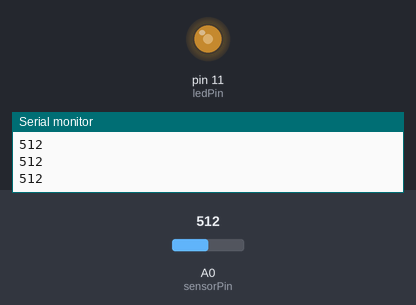
Bench run of a sketch on a simulated Arduino Uno, built with avr-gcc and run on an emulated ATmega328P. On the bench: output pins drawn as LEDs (lit = HIGH), the last lines printed to the serial monitor. The inputs (shaded band) are chosen by the test bench; at power-on: A0 (sensorPin) = 512.

Above: at 1.2 s.
1.3 s: A0 (sensorPin) set to 716
At 2.4 s:
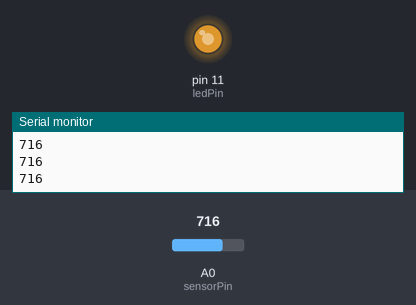
2.8 s: A0 (sensorPin) set to 900
At 3.7 s:
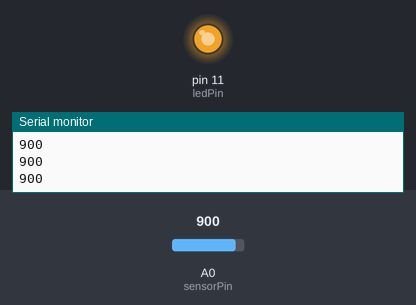
4.3 s: A0 (sensorPin) set to 122
At 5.0 s:
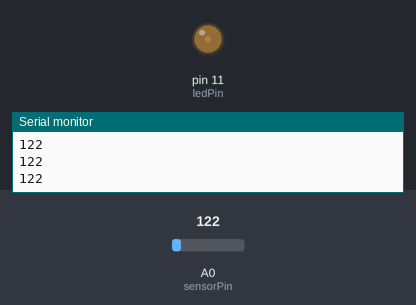
5.8 s: A0 (sensorPin) set to 0
At 6.4 s:
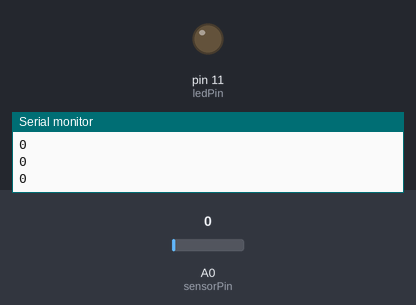
7.3 s: A0 (sensorPin) set to 511
At 7.6 s:
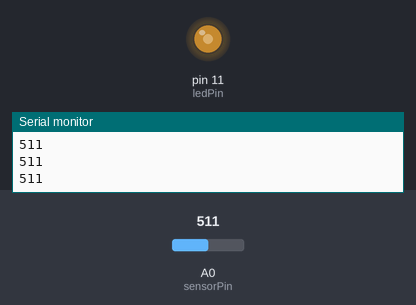
Timing chart, 0 to 9.8 s (numbered marks = the images above; inputs shaded):
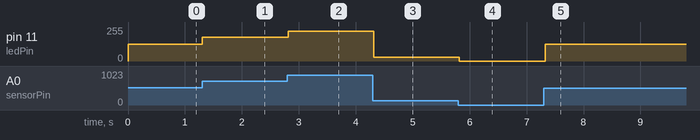

The sketch:

arduino_sound_sensor.ino
```cpp
// control led brightness base on input sound level
// best use with dfrobot sound hr1108 sensor
// tried keyes but the sensitivity level is not enough no matter how i change the screw


int sensorPin = A0;    // select the input pin for the potentiometer
int ledPin = 11;      // select the pin for the LED
int sensorValue = 0;  // variable to store the value coming from the sensor

void setup() {
  // declare the ledPin as an OUTPUT:
  pinMode(ledPin, OUTPUT);
  Serial.begin(9600);
}

void loop() {
  // read the value from the sensor:
  sensorValue = analogRead(sensorPin);
  Serial.println(sensorValue);
  analogWrite(ledPin, map(sensorValue, 0, 1024, 0, 255));
  delay(100);
}
```

Measured:
- after the input at 1.3 s, pin 11 (ledPin): 127/255 → 178/255 at once
- after the input at 2.8 s, pin 11 (ledPin): 178/255 → 224/255 at once
- after the input at 4.3 s, pin 11 (ledPin): 224/255 → 30/255 at once
- after the input at 5.8 s, pin 11 (ledPin): 30/255 → 0/255 at once
- after the input at 7.3 s, pin 11 (ledPin): 0/255 → 127/255 at once
